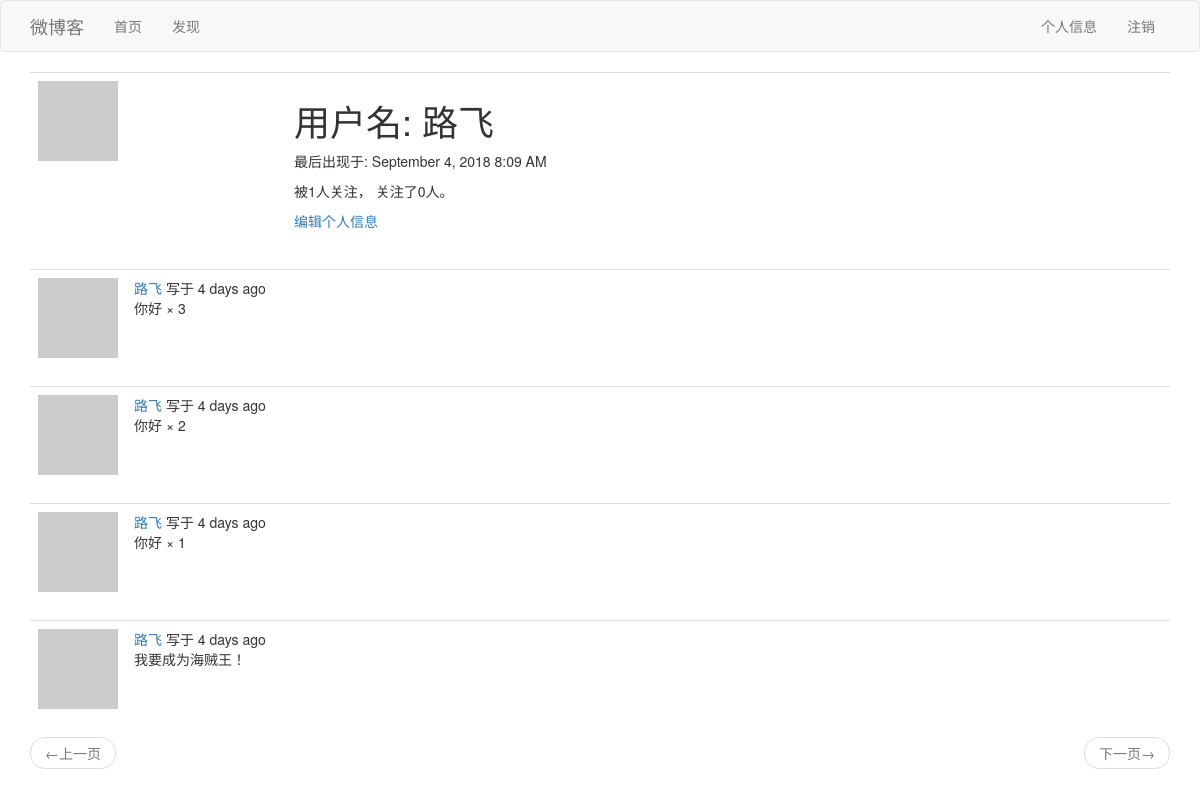
The page /user/路飞 (signed in) on the database as committed earlier.
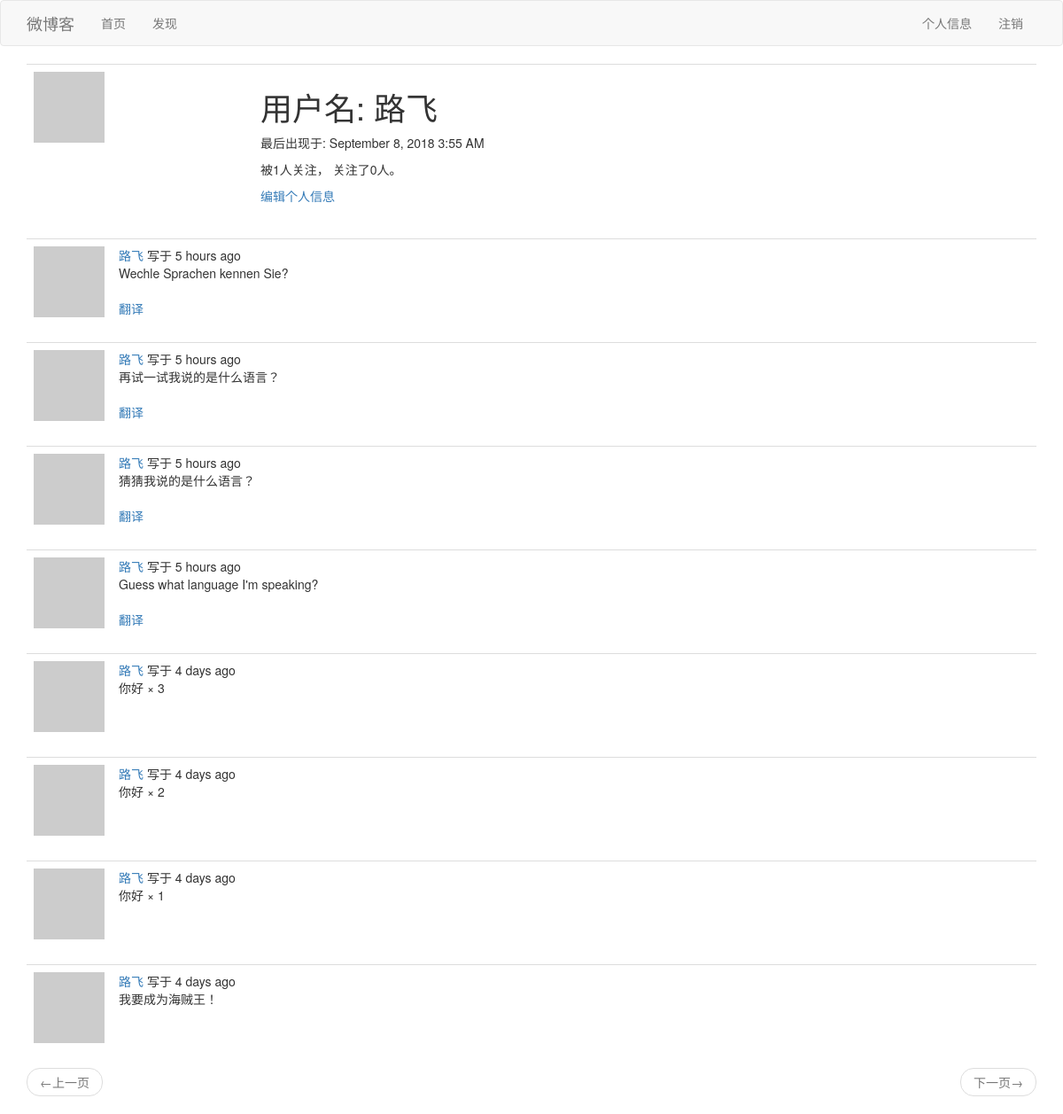
The same page on the database as committed later.
### app/models.py (models this page shows, shortened)
class User(UserMixin, db.Model):
    id = db.Column(db.Integer, primary_key=True)
    username = db.Column(db.String(64), index=True, unique=True)
    email = db.Column(db.String(120), index=True, unique=True)
    password_hash = db.Column(db.String(128))
    posts = db.relationship('Post', backref='author', lazy='dynamic')
    about_me = db.Column(db.String(140))
    last_seen = db.Column(db.DateTime, default=datetime.utcnow)
    followed = db.relationship(
        'User', secondary=followers,
        primaryjoin=(followers.c.follower_id == id),
        secondaryjoin=(followers.c.followed_id == id),
        backref=db.backref('followers', lazy='dynamic'),
        lazy='dynamic')
    def avatar(self, size):
        digest = md5(self.email.lower().encode('utf-8')).hexdigest()
        return 'https://www.gravatar.com/avatar/{}?d=robohash&s={}'.format(
            digest, size)

class Post(db.Model):
    id = db.Column(db.Integer, primary_key=True)
    body = db.Column(db.String(140))
    timestamp = db.Column(db.DateTime, index=True, default=datetime.utcnow)
    user_id = db.Column(db.Integer, db.ForeignKey('user.id'))
    language = db.Column(db.String(5))

### app/routes.py (the view)
@app.route('/user/<username>')
@login_required
def user(username):
    user = User.query.filter_by(username=username).first_or_404()
    page = request.args.get('page', 1, type=int)
    posts = user.posts.order_by(Post.timestamp.desc()).paginate(
        page, app.config['POSTS_PER_PAGE'], False)
    next_url = url_for('index', page=posts.next_num) if posts.has_next else None
    prev_url = url_for('index', page=posts.prev_num) if posts.has_prev else None
    return render_template('user.html', user=user, posts=posts.items,
                           next_url=next_url, prev_url=prev_url)

### app/models.py (called while the page is built)
@login.user_loader
def load_user(id):
    return User.query.get(int(id))

### app/routes.py (called while the page is built)
@app.before_request
def before_request():
    if current_user.is_authenticated:
        current_user.last_seen = datetime.utcnow()
        db.session.commit()
    g.locale = str(get_locale())
    if g.locale == 'zh':
        g.locale = 'zh-cn'

### app/templates/user.html (shortened to what this page needs)
{% extends 'base.html' %}
{% block app_content %}
    <table class="table table-hover">
        <tr>
            <td width="256px"><img src="{{ user.avatar(256) }}"></td>
            <td>
                <h1>{{ _('用户名') }}: {{ user.username }}</h1>
                {% if user.last_seen %}
                    <p>{{ _('最后出现于') }}: {{ moment(user.last_seen).format('LLL') }}</p>
                {% endif %}
                <p>
                    {{ _('被%(count)d人关注，', count=user.followers.count()) }}
                    {{ _('关注了%(count)d人。', count=user.followed.count()) }}
                </p>
                {% if user == current_user %}
                    <p>
                        <a href="{{ url_for('edit_profile') }}">{{ _('编辑个人信息') }}</a>
                    </p>
                {% elif not current_user.is_following(user) %}
                    <p>
                        <a href="{{ url_for('follow', username=user.username) }}">{{ _('关注') }}</a>
                    </p>
                {% else %}
                    <p>
                        <a href="{{ url_for('unfollow', username=user.username) }}">{{ _('取消关注') }}</a>
                    </p>
                {% endif %}
            </td>
        </tr>
    </table>
    {% for post in posts %}
        {% include "_post.html" %}
    {% endfor %}
    <nav aria-label="...">
        <ul class="pager">
            <li class="previous{% if not prev_url %} disabled{% endif %}">
                <a href="{{ prev_url or '#' }}">
                    <span aria-hidden="true">&larr;</span>{{ _('上一页') }}
                </a>
            </li>
            <li class="next{% if not next_url %} disabled{% endif %}">
                <a href="{{ next_url or '#' }}">
                    {{ _('下一页') }}<span aria-hidden="true">&rarr;</span>
                </a>
            </li>
        </ul>
    </nav>
{% endblock %}

### app/templates/_post.html (shortened to what this page needs)
<table class="table table-hover">
    <tr>
        <td width="70px">
            <a href="{{ url_for('user', username=post.author.username) }}">
                <img src="{{ post.author.avatar(36) }}">
            </a>
        </td>
        <td>
            {{ _('%(username)s 写于 %(when)s',
                    username=user_link,
                    when=moment(post.timestamp).fromNow()) }}
            <br/>
            <span id="post{{ post.id }}">{{ post.body }}</span>
            {% if post.language and post.language != g.locale %}
                {% if not g.locale.startswith(post.language) %}
                    <br/>
                    <br/>
                    <span id="translation{{ post.id }}">
                        <a href="javascript:translate(
                                    '#post{{ post.id }}',
                                    '#translation{{ post.id }}',
                                    '{{ post.language }}',
                                    '{{ g.locale }}');">
                            {{ _('翻译') }}
                        </a>
                    </span>
                {% endif %}
            {% endif %}
        </td>
</table>

Rows that differ between the two databases and show on the page:
changed User "路飞": last_seen "September 4, 2018 8:09 AM" → "September 8, 2018 3:55 AM"
added Post: body "Wechle Sprachen kennen Sie?"
added Post: body "再试一试我说的是什么语言？"
added Post: body "猜猜我说的是什么语言？"
added Post: body "Guess what language I'm speaking?"
